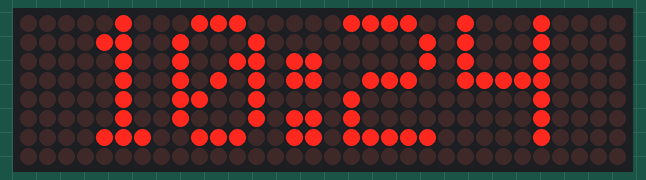
Recording of a sketch running on a simulated ESP8266 (NodeMCU). On the bench: 32×8 LED matrix. WiFi joins after 1.5 s; servers stay silent unless stated; network time is answered at once with the bench clock; the local clock reads 2024-03-15 10:24:30 at power-on unless the sketch sets it; what the sketch prints to the serial monitor is not drawn.

Above: at 2.1 s.
At 17.1 s:
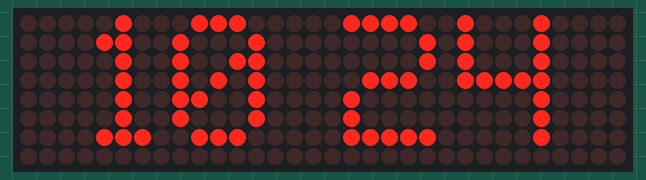
At 33.1 s:
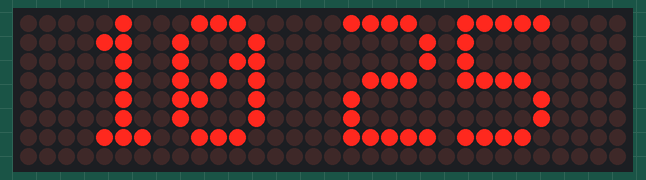
At 64.1 s:
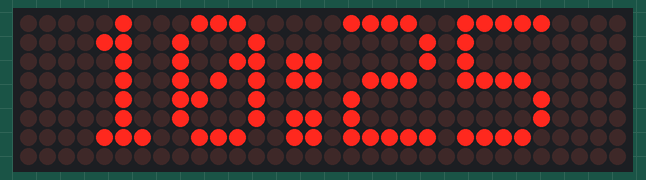
At 96.1 s:
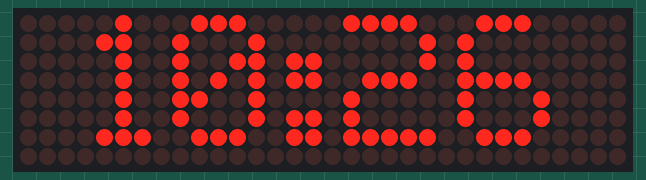
At 127.1 s:
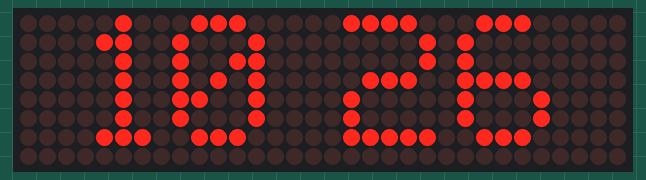

Measured:
- what the display in image 0 shows lasts 1.0 s, from 2.0 s to 3.0 s

The sketch:

Esp8266Clock.ino
```cpp
#include <ESP8266WiFi.h>
#include <NTPClient.h>
#include <WiFiUdp.h>
#include <MD_Parola.h>
#include <MD_MAX72xx.h>

const char* ssid     = "AAAA";
const char* password = "BBBB";

#define HARDWARE_TYPE MD_MAX72XX::FC16_HW
#define MAX_DEVICES 4
#define CLK_PIN 14
#define DATA_PIN 13
#define CS_PIN 15

bool blinkState = true;

MD_Parola display = MD_Parola(HARDWARE_TYPE, DATA_PIN, CLK_PIN, CS_PIN, MAX_DEVICES);

WiFiUDP ntpUDP;
NTPClient timeClient(ntpUDP, "pool.ntp.org", 25200, 60000);
// GMT+7 for Thailand (7*3600 = 25200 seconds)

void setup(){
  Serial.begin(115200);

  display.begin();
  display.setIntensity(0);
  display.displayClear();

  WiFi.begin(ssid, password);
  while (WiFi.status() != WL_CONNECTED) {
    delay(1000);
    Serial.println("Connecting to WiFi...");
  }
  Serial.println("Connected to WiFi");

  timeClient.begin();
}

void loop() {
  timeClient.update();

  int currentHour = timeClient.getHours();
  int currentMinute = timeClient.getMinutes();

  char timeString[6];
  if (blinkState) {
    sprintf(timeString, "%02d:%02d", currentHour, currentMinute);
  } else {
    sprintf(timeString, "%02d %02d", currentHour, currentMinute);
  }

  blinkState = !blinkState;

  display.displayClear();
  display.setTextAlignment(PA_CENTER);
  display.print(timeString);

  delay(1000);
}
```
